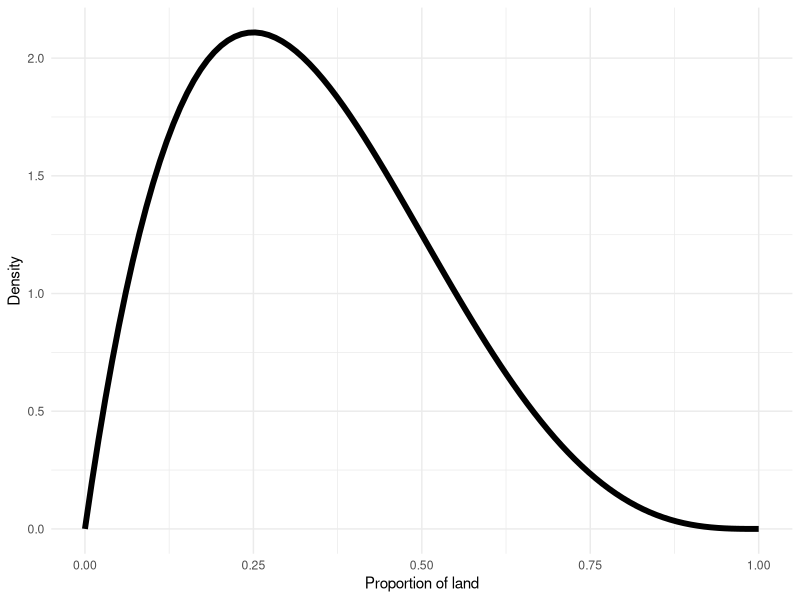
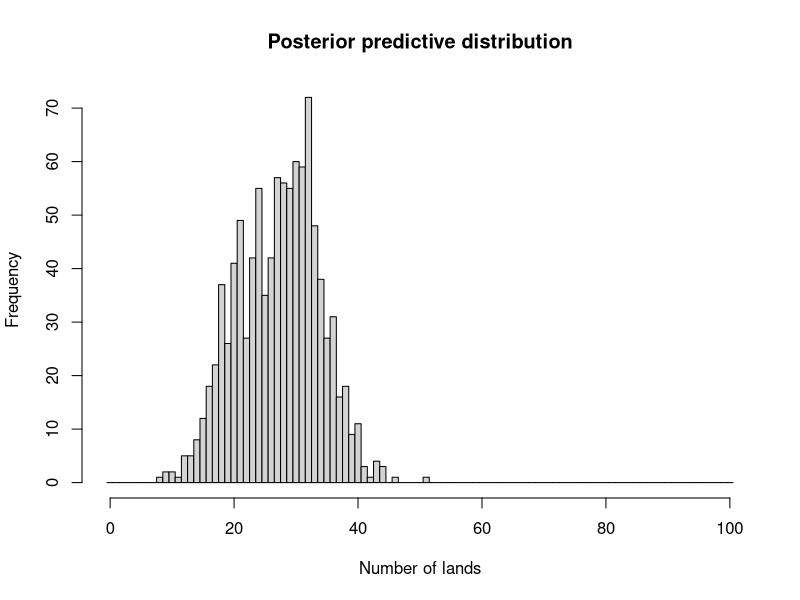

Here is the R script that generated these plots, in order:
## ---- chunk 1
knitr::opts_chunk$set(echo = TRUE)
## ---- chunk 2
library(tidyverse)
## ---- chunk 3
likelihood <- dbinom(6, 10, c(.7,.5,.8))
prior <- c(1/3, 2/3, 1/3) # B receives reviews twice as likely as A and C
posteriors <- prior * likelihood / sum(prior * likelihood)
# Posterior probability that the reviews are on Company A
posteriors[1]

## ---- chunk 4
likelihood2 <- dbinom(9, 10, c(.7,.5,.8)) # only consider the last 10 reviews
prior2 <- posteriors # new prior is old posterior
posteriors2 <- prior2 * likelihood2 / sum(prior2 * likelihood2)
# C increase by 33 percentage points
posteriors2[3] - posteriors[3]

## ---- chunk 5
# Factory receives equally many shipments from factory A and B:
prior3 <- c(0.5,0.5)
# Shipment entailing defective parts:
# from factory A: 10% of the time
# from factory B: 20% of the time
# Received shipment contains defective parts (1 out of 1 shipments)
likelihood3 <- dbinom(1,1,c(0.1,0.2))
posteriors3 <- prior3 * likelihood3 / sum(prior3 * likelihood3)
posteriors3
# What is the probability that the next shipment from the same factory will also contain defective products?
# error rate of A * likelihood that first shipment from A +  error rate of B * likelihood that first shipment from B
sum(c(0.1,0.2) * posteriors3)
## ---- chunk 6
# Same number of shipments from A and B -> P_A = P_B = 0.5
# A is correctly identified: 0.8
# B is correctly identified: 0.65
# Test positive for A

# Probability that the shipment is from A given the test says it is from A
# P_A_given_Apos = P_Apos_given_A * P_A / (P_Apos_given_A * P_A + P_Apos_given_B * P_B)
P_A_given_Apos = 0.8*0.5 / (0.8*0.5 + (1-0.65)*0.5)
P_A_given_Apos

# Defected products and positive test for A
# prior5 <- posteriors3
# P_A2 = posterior3[1] = 1/3 
# P_B2 = posterior3[2] = 2/3
P_A_given_Apos_and_defective = 0.8*(1/3) / (0.8*(1/3) + (1-0.65)*(2/3))
P_A_given_Apos_and_defective
## ---- chunk 7
## beta distribution
# create density distribution
range <- seq(0, 1, length.out = 100)
d <- dbeta(range, shape1 = 2, shape2 = 4)
BETA <- data.frame(range, d)

# plot
ggplot(BETA, aes(x = range, y = d)) +
  geom_line(size = 2) +
  labs(x = "Proportion of land", 
       y = "Density") +
  theme_minimal()

# 2/3 of the earth's surface are water -> 1/3 land
# Peak of distribution at x = 1/3
## ---- chunk 8
sample <- rbeta(1e4,2,4)
## ---- chunk 9
prop <- seq(0, 1, length.out = 12)
priors <- vector("numeric", length(prop))

for (i in seq_along(prop)){
  priors[i] <- round( sum(sample >= prop[i] & sample < prop[i+1]) / 1e4 , 2)
}

poss <- tibble(prop_L = seq(0, 1, .1), prior = priors[1:11])

# 26 out of 100 tosses landed on land
likelihood <- dbinom(26, 100, poss$prop_L)
posteriors <- likelihood * poss$prior / sum(likelihood * poss$prior)
poss$posterior <- posteriors
poss
## ---- chunk 10
samples_posterior <- sample(c(poss$prop_L),1e3,replace=TRUE,prob=c(poss$posterior))
## ---- chunk 11
# Predict outcomes of 100 globe tosses
prediction <- rbinom(length(samples_posterior),100,samples_posterior)

hist(prediction,breaks=seq(-0.5,100.5),xlab="Number of lands",main="Posterior predictive distribution")
